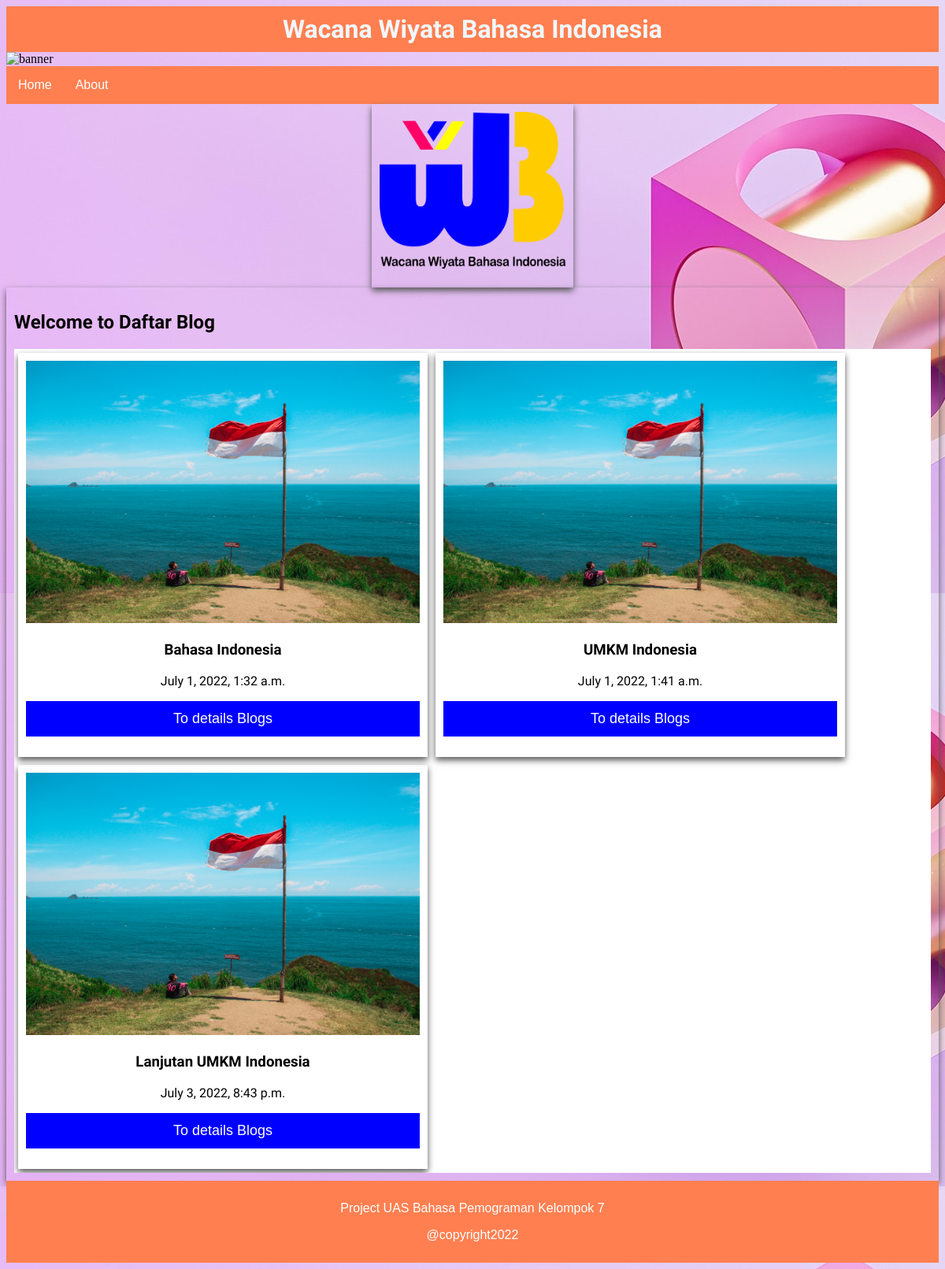
/list_blogs/, run on an earlier commit of the app's database.
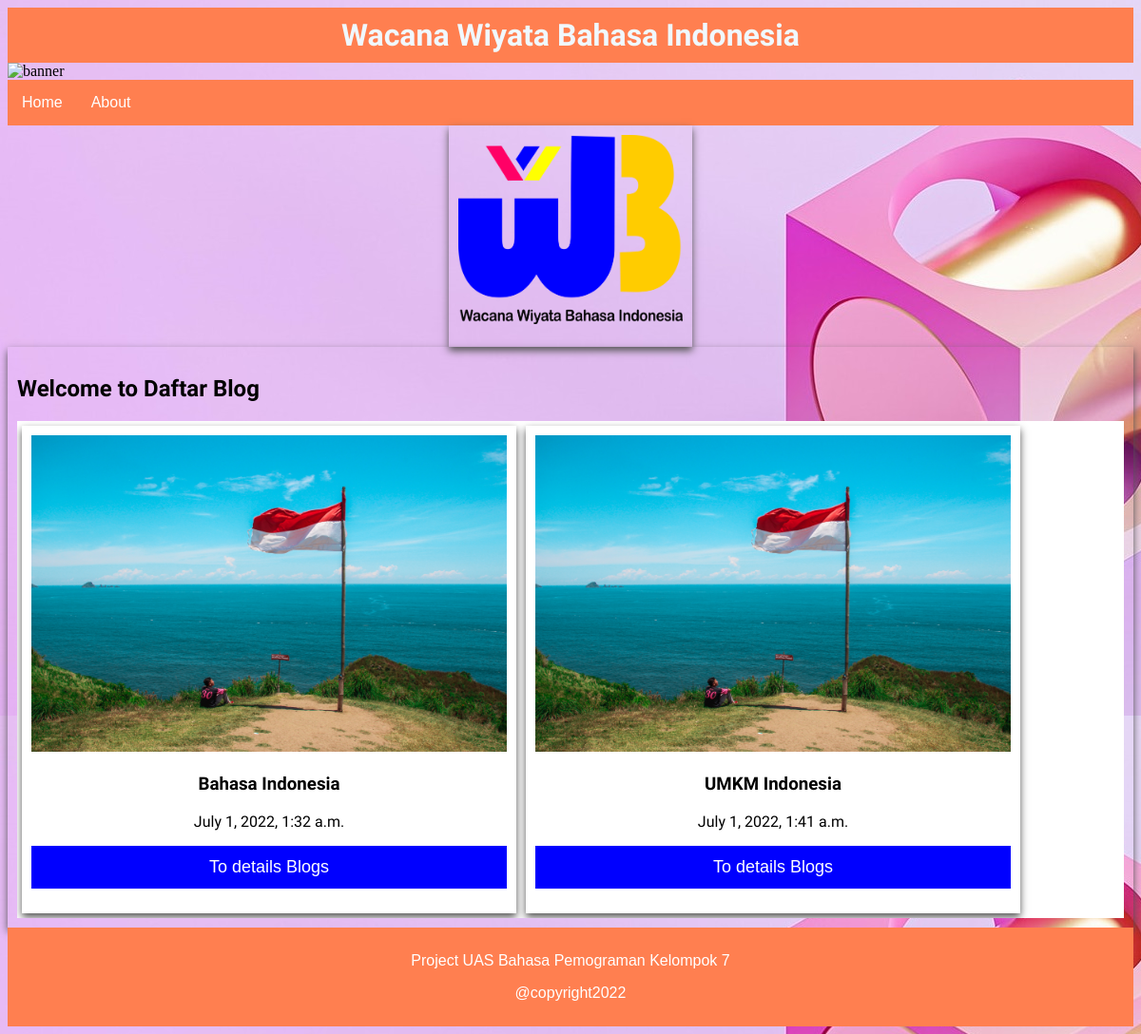
And on a later commit of the database.
### list_blogs/models.py (models this page shows)
class ListBlog(models.Model):
    title = models.CharField(max_length=100)
    desc = models.TextField()
    desc1 = models.TextField()
    desc2 = models.TextField()
    desc3 = models.TextField()
    desc5 = models.TextField()
    created_at = models.DateTimeField(auto_now_add=True)

### list_blogs/views.py (the view)
# urls.py: path('', views.index)
def index(request):
    blogs = ListBlog.objects.all()
    context = {
        'judul' : 'Wacana Wiyata Bahasa Indonesia',
        'subjudul' : 'Daftar Blog',
        'banner': 'list-blogs/img/blog.jpg',
        'logo' : 'list-blogs/img/logo.jpg',
        'content' : 'img/logo-web.png',
        'blogs': blogs,
        'nav' : [
            ['/','Home'],
            ['/about','About']
        ]
    }
    return render(request, 'base.html', context)

### templates/base.html (shortened to what this page needs)
{% load static %}
<!DOCTYPE html>
<html lang="en">
<head>
    <link rel="stylesheet" href="{% static "css/styles.css" %}">
</head>
<body>
    <header>
            <h1> {{ judul }} </h1>
            <img id="banner" src="{% static banner %}" alt="banner">
        <nav>
            <ul>
                    {% for link,name in nav %}
                        <li>
                            <a href="{{ link }}">{{ name }}</a>
                        </li>
                    {% endfor %}
            </ul>
        </nav>
    </header>
    <div class="logo-content">
        <img src="{% static content %}" alt="logo-content">
    </div>
    <div class="content">
        <section>
                <h2> Welcome to {{ subjudul }}</h2>
        </section>
        <ul>
                {% for blog in blogs %}
                <li>
                    <div class="card">
                        <img src="{% static logo %}" alt="logo">
                        <h3>{{ blog.title }}</h3>
                        <p>{{ blog.created_at }}</p>
                        <p><a href="/detail?id={{ blog.id }}"><button>To details Blogs</button></a></p>
                    </div>
                </li>
                {% endfor %}
        </ul>
    </div>
</body>
<footer>
    <p>Project UAS Bahasa Pemograman Kelompok 7</p>
    <p>@copyright2022</p>
</footer>
</html>

What changed in the data, as far as the page shows it:
removed ListBlog: title "Lanjutan UMKM Indonesia", created_at "July 3, 2022, 8:43 p.m."
